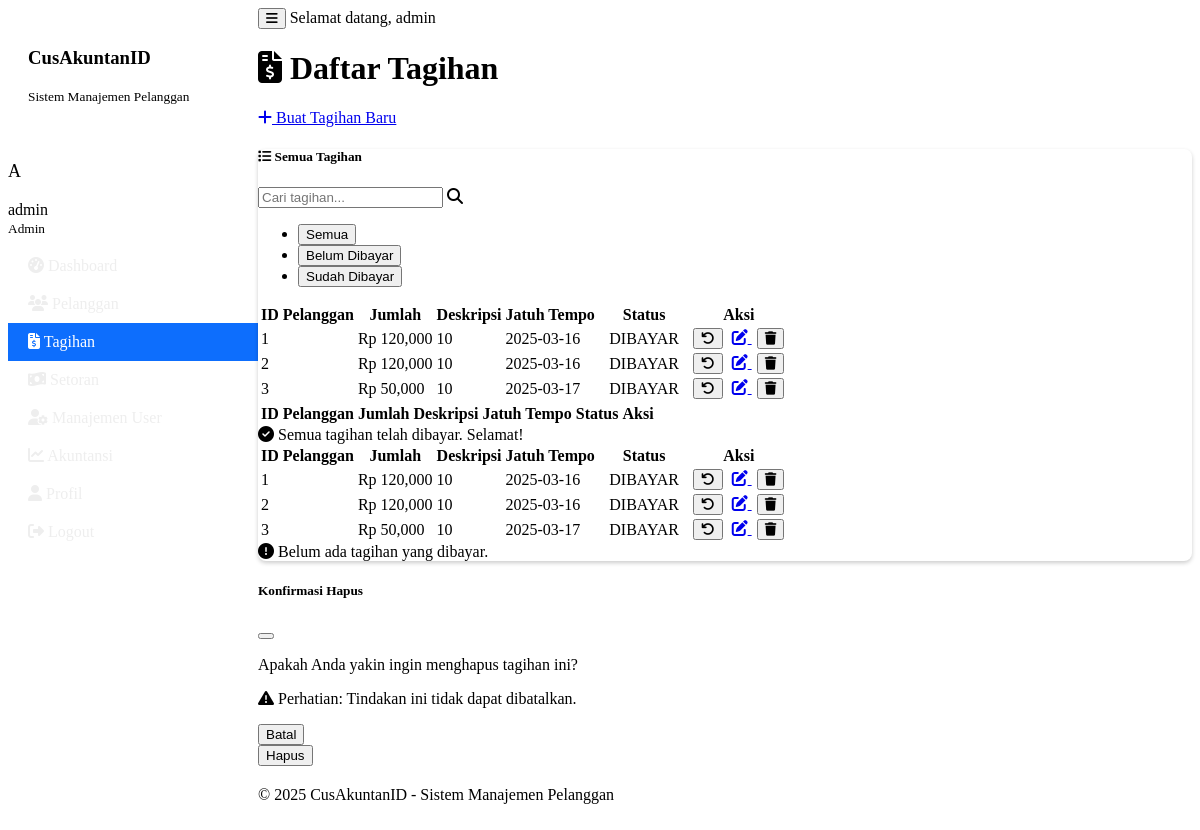
/tagihan (signed in), run on the app's committed database.
### tables this page shows
CREATE TABLE tagihan (
            id INTEGER PRIMARY KEY,
            pelanggan_id INTEGER,
            jumlah REAL NOT NULL,
            deskripsi TEXT,
            tanggal_jatuh_tempo TEXT,
            status_pembayaran TEXT DEFAULT 'BELUM DIBAYAR',
            dibuat_pada TEXT,
            FOREIGN KEY (pelanggan_id) REFERENCES pelanggan (id)
        );

### main.py (the view)
    def decorated_function(*args, **kwargs):
        if 'user' not in session:
            flash('Anda perlu login terlebih dahulu.', 'warning')
            return redirect(url_for('login'))
        return f(*args, **kwargs)

### main.py (called while the page is built)
@app.context_processor
def inject_now():
    return {'now': datetime.datetime.now()}

def login_required(f):
    def decorated_function(*args, **kwargs):
        if 'user' not in session:
            flash('Anda perlu login terlebih dahulu.', 'warning')
            return redirect(url_for('login'))
        return f(*args, **kwargs)
    decorated_function.__name__ = f.__name__
    return decorated_function

@app.route('/tagihan')
@login_required
def tagihan_list():
    user_id = session['user']['id']
    is_admin = session['user']['level'] == 'admin'
    if is_admin:
        tagihan = sistem_manajemen.dapatkan_semua_tagihan()
    else:
        tagihan = sistem_manajemen.dapatkan_semua_tagihan(user_id)
    return render_template('tagihan_list.html', tagihan=tagihan)

    def get_connection(self):
        return sqlite3.connect(self.db_path)

    def dapatkan_semua_tagihan(self, user_id=None):
        conn = self.get_connection()
        cursor = conn.cursor()
        if user_id is not None:
            cursor.execute("""
                SELECT t.*, p.nama as pelanggan_nama
                FROM tagihan t
                JOIN pelanggan p ON t.pelanggan_id = p.id
                WHERE p.user_id = ?
                ORDER BY t.tanggal_jatuh_tempo
            """, (user_id,))
        else:
            cursor.execute("""
                SELECT t.*, p.nama as pelanggan_nama
                FROM tagihan t
                JOIN pelanggan p ON t.pelanggan_id = p.id
                ORDER BY t.tanggal_jatuh_tempo
            """)
        hasil = cursor.fetchall()
        conn.close()
        return hasil

### templates/tagihan_list.html (shortened to what this page needs)
{% extends "base.html" %}
{% block content %}
<div class="container">
    <div class="d-flex justify-content-between align-items-center mb-4">
        <h1><i class="fas fa-file-invoice-dollar me-2"></i> Daftar Tagihan</h1>
        <a href="{{ url_for('tambah_tagihan') }}" class="btn btn-primary">
            <i class="fas fa-plus me-2"></i> Buat Tagihan Baru
        </a>
    </div>
    <div class="card">
        <div class="card-header bg-dark text-white">
            <div class="d-flex justify-content-between align-items-center">
                <h5 class="mb-0">
                    <i class="fas fa-list me-2"></i> Semua Tagihan
                </h5>
                <div class="input-group" style="max-width: 300px;">
                    <input type="text" id="searchInput" class="form-control" placeholder="Cari tagihan..." data-search-table="tagihanTable">
                    <span class="input-group-text"><i class="fas fa-search"></i></span>
                </div>
            </div>
        </div>
        <div class="card-body">
            <ul class="nav nav-tabs mb-3" id="tagihanTabs" role="tablist">
                <li class="nav-item" role="presentation">
                    <button class="nav-link active" id="semua-tab" data-bs-toggle="tab" data-bs-target="#semua" type="button" role="tab" aria-controls="semua" aria-selected="true">
                        Semua
                    </button>
                </li>
                <li class="nav-item" role="presentation">
                    <button class="nav-link" id="belum-dibayar-tab" data-bs-toggle="tab" data-bs-target="#belum-dibayar" type="button" role="tab" aria-controls="belum-dibayar" aria-selected="false">
                        Belum Dibayar
                    </button>
                </li>
                <li class="nav-item" role="presentation">
                    <button class="nav-link" id="dibayar-tab" data-bs-toggle="tab" data-bs-target="#dibayar" type="button" role="tab" aria-controls="dibayar" aria-selected="false">
                        Sudah Dibayar
                    </button>
                </li>
            </ul>
            <div class="tab-content" id="tagihanTabsContent">
                <div class="tab-pane fade show active" id="semua" role="tabpanel" aria-labelledby="semua-tab">
                    {% if tagihan %}
                        <div class="table-responsive">
                            <table class="table table-striped table-hover" id="tagihanTable">
                                <thead>
                                    <tr>
                                        <th>ID</th>
                                        <th>Pelanggan</th>
                                        <th>Jumlah</th>
                                        <th>Deskripsi</th>
                                        <th>Jatuh Tempo</th>
                                        <th>Status</th>
                                        <th>Aksi</th>
                                    </tr>
                                </thead>
                                <tbody>
                                    {% for t in tagihan %}
                                    <tr>
                                        <td>{{ t[0] }}</td>
                                        <td>{{ t[8] }}</td>
                                        <td>Rp {{ "{:,.0f}".format(t[2]) }}</td>
                                        <td>{{ t[3] or '-' }}</td>
                                        <td>
                                            {{ t[4] }}
                                            {% set today = now.strftime('%Y-%m-%d') %}
                                        </td>
                                        <td>
                                            <span class="badge bg-{{ 'success' if t[5] == 'DIBAYAR' else 'danger' }}">
                                                {{ t[5] }}
                                            </span>
                                        </td>
                                        <td>
                                            <div class="btn-group">
                                                <button type="button" class="btn btn-sm btn-{{ 'success' if t[5] == 'BELUM DIBAYAR' else 'warning' }} status-btn"
                                                        data-id="{{ t[0] }}"
                                                        data-status="{{ t[5] }}"
                                                        title="{{ 'Tandai Dibayar' if t[5] == 'BELUM DIBAYAR' else 'Tandai Belum Dibayar' }}">
                                                    <i class="fas {{ 'fa-check' if t[5] == 'BELUM DIBAYAR' else 'fa-undo' }}"></i>
                                                </button>
                                                <a href="{{ url_for('edit_tagihan', tagihan_id=t[0]) }}" class="btn btn-sm btn-primary" title="Edit">
                                                    <i class="fas fa-edit"></i>
                                                </a>
                                                {% if session.user.level == 'admin' %}
                                                <button type="button" class="btn btn-sm btn-danger delete-tagihan-btn"
                                                        data-bs-toggle="modal"
                                                        data-bs-target="#deleteTagihanModal"
                                                        data-id="{{ t[0] }}"
                                                        title="Hapus">
                                                    <i class="fas fa-trash"></i>
                                                </button>
                                                {% endif %}
                                            </div>
                                        </td>
                                    </tr>
                                    {% endfor %}
                                </tbody>
                            </table>
                        </div>
                    {% else %}
                        <div class="alert alert-info">
                            <i class="fas fa-info-circle me-2"></i> Belum ada data tagihan. Silakan buat tagihan baru.
                        </div>
                    {% endif %}
                </div>
                <div class="tab-pane fade" id="belum-dibayar" role="tabpanel" aria-labelledby="belum-dibayar-tab">
                    {% set has_unpaid = false %}
                    {% if tagihan %}
                        <div class="table-responsive">
                            <table class="table table-striped table-hover">
                                <thead>
                                    <tr>
                                        <th>ID</th>
                                        <th>Pelanggan</th>
                                        <th>Jumlah</th>
                                        <th>Deskripsi</th>
                                        <th>Jatuh Tempo</th>
                                        <th>Status</th>
                                        <th>Aksi</th>
                                    </tr>
                                </thead>
                            </table>
                        </div>
                        {% if not has_unpaid %}
                            <div class="alert alert-success">
                                <i class="fas fa-check-circle me-2"></i> Semua tagihan telah dibayar. Selamat!
                            </div>
                        {% endif %}
                    {% else %}
                        <div class="alert alert-info">
                            <i class="fas fa-info-circle me-2"></i> Belum ada data tagihan. Silakan buat tagihan baru.
                        </div>
                    {% endif %}
                </div>
                <div class="tab-pane fade" id="dibayar" role="tabpanel" aria-labelledby="dibayar-tab">
                    {% set has_paid = false %}
                    {% if tagihan %}
                        <div class="table-responsive">
                            <table class="table table-striped table-hover">
                                <thead>
                                    <tr>
                                        <th>ID</th>
                                        <th>Pelanggan</th>
                                        <th>Jumlah</th>
                                        <th>Deskripsi</th>
                                        <th>Jatuh Tempo</th>
                                        <th>Status</th>
                                        <th>Aksi</th>
                                    </tr>
                                </thead>
                                <tbody>
                                    {% for t in tagihan %}
                                        {% if t[5] == 'DIBAYAR' %}
                                            {% set has_paid = true %}
                                            <tr>
                                                <td>{{ t[0] }}</td>
                                                <td>{{ t[8] }}</td>
                                                <td>Rp {{ "{:,.0f}".format(t[2]) }}</td>
                                                <td>{{ t[3] or '-' }}</td>
                                                <td>{{ t[4] }}</td>
                                                <td>
                                                    <span class="badge bg-success">
                                                        {{ t[5] }}
                                                    </span>
                                                </td>
                                                <td>
                                                    <div class="btn-group">
                                                        <button type="button" class="btn btn-sm btn-warning status-btn"
                                                                data-id="{{ t[0] }}"
                                                                data-status="{{ t[5] }}"
                                                                title="Tandai Belum Dibayar">
                                                            <i class="fas fa-undo"></i>
                                                        </button>
                                                        <a href="{{ url_for('edit_tagihan', tagihan_id=t[0]) }}" class="btn btn-sm btn-primary" title="Edit">
                                                            <i class="fas fa-edit"></i>
                                                        </a>
                                                        <button type="button" class="btn btn-sm btn-danger delete-tagihan-btn"
                                                                data-bs-toggle="modal"
                                                                data-bs-target="#deleteTagihanModal"
                                                                data-id="{{ t[0] }}"
                                                                title="Hapus">
                                                            <i class="fas fa-trash"></i>
                                                        </button>
                                                    </div>
                                                </td>
                                            </tr>
                                        {% endif %}
                                    {% endfor %}
                                </tbody>
                            </table>
                        </div>
                        {% if not has_paid %}
                            <div class="alert alert-warning">
                                <i class="fas fa-exclamation-circle me-2"></i> Belum ada tagihan yang dibayar.
                            </div>
                        {% endif %}
                    {% else %}
                        <div class="alert alert-info">
                            <i class="fas fa-info-circle me-2"></i> Belum ada data tagihan. Silakan buat tagihan baru.
                        </div>
                    {% endif %}
                </div>
            </div>
        </div>
    </div>
</div>
<div class="modal fade" id="deleteTagihanModal" tabindex="-1" aria-labelledby="deleteTagihanModalLabel" aria-hidden="true">
    <div class="modal-dialog">
        <div class="modal-content">
            <div class="modal-header bg-danger text-white">
                <h5 class="modal-title" id="deleteTagihanModalLabel">Konfirmasi Hapus</h5>
                <button type="button" class="btn-close" data-bs-dismiss="modal" aria-label="Close"></button>
            </div>
            <div class="modal-body">
                <p>Apakah Anda yakin ingin menghapus tagihan ini?</p>
                <p class="text-danger">
                    <i class="fas fa-exclamation-triangle me-2"></i>
                    Perhatian: Tindakan ini tidak dapat dibatalkan.
                </p>
            </div>
            <div class="modal-footer">
                <button type="button" class="btn btn-secondary" data-bs-dismiss="modal">Batal</button>
                <form id="deleteTagihanForm" method="POST">
                    <button type="submit" class="btn btn-danger">Hapus</button>
                </form>
            </div>
        </div>
    </div>
</div>
{% endblock %}

### static/css/style.css (style rules this page uses)
.card { margin-bottom: 20px; border-radius: 0.5rem; box-shadow: 0 0.125rem 0.25rem rgba(0, 0, 0, 0.2); }
.card-header { border-top-left-radius: 0.5rem !important; border-top-right-radius: 0.5rem !important; }
.btn + .btn { margin-left: 5px; }
.table th, .table td { vertical-align: middle; }
.badge.bg-success, .badge.bg-danger, .badge.bg-info, .badge.bg-warning { font-weight: 500; padding: 0.35em 0.65em; }

### data on the page
tagihan: id "1", jumlah "120,000", deskripsi "10", tanggal_jatuh_tempo "2025-03-16", status_pembayaran "DIBAYAR"
tagihan: id "2", jumlah "120,000", deskripsi "10", tanggal_jatuh_tempo "2025-03-16", status_pembayaran "DIBAYAR"
tagihan: id "3", jumlah "50,000", deskripsi "10", tanggal_jatuh_tempo "2025-03-17", status_pembayaran "DIBAYAR"

### other printed values
{{ session.user.username[0].upper() }} "A"
{{ session.user.nama_lengkap or session.user.username }} "admin"
{{ 'Admin' if session.user.level == 'admin' else 'User' }} "Admin"
